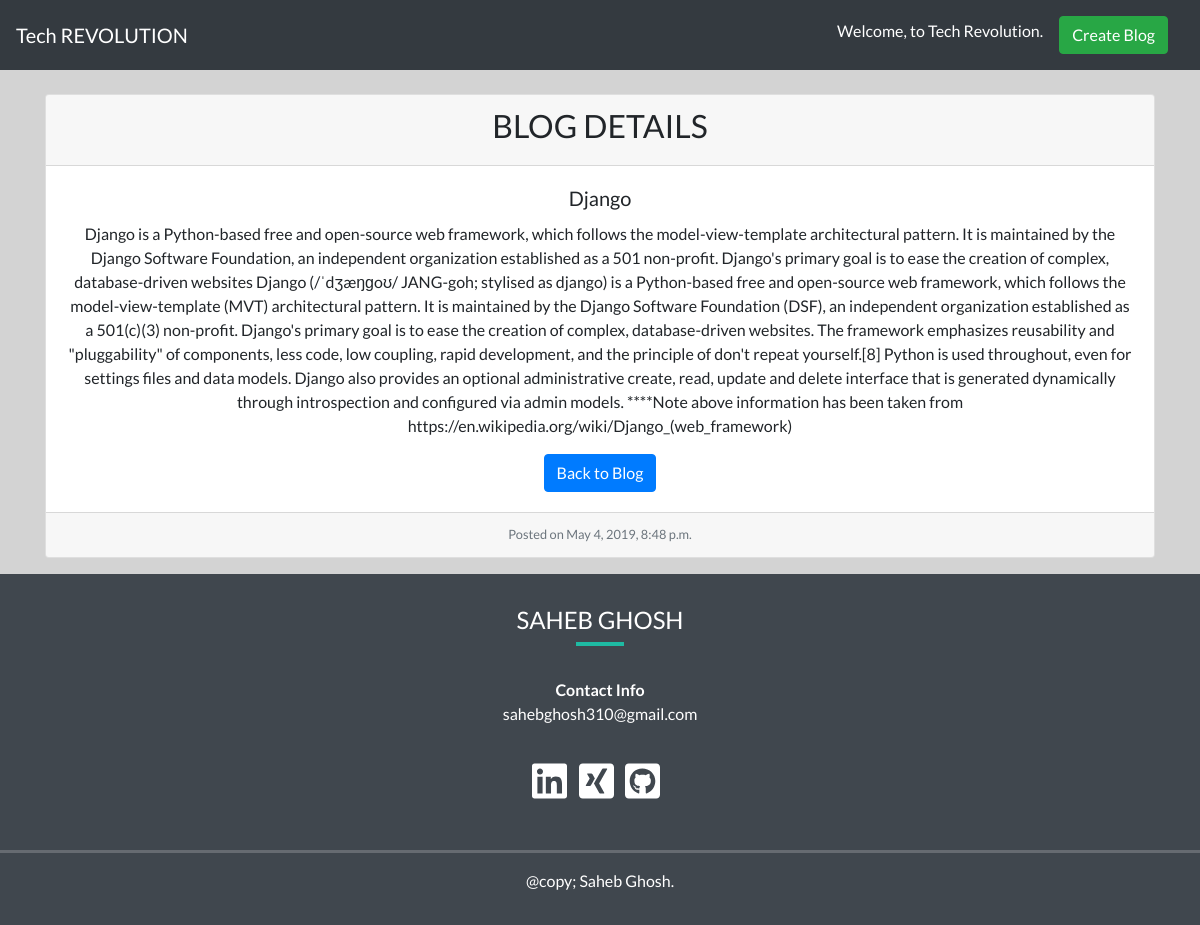
/blog/django/, run on the app's committed database.
### blog/models.py (models this page shows, shortened)
class Blogs(models.Model):
    title = models.CharField(max_length=150)
    slug = models.SlugField()
    description = models.TextField()
    date = models.DateTimeField(auto_now_add=True)
    image = models.ImageField(default='default.jpg', blank=True, upload_to='images')
    author = models.ForeignKey(User, default=None, on_delete=models.CASCADE)

### blog/views.py (the view)
# urls.py: path('<slug>/', views.blog_detail, name='detail'),
def blog_detail(request, slug):
    queryset = Blogs.objects.get(slug = slug)
    context = {
        'blog': queryset
    }
    return render(request, 'blog/blogdetail.html', context)

### blog/templates/blog/blogdetail.html
{% extends 'blog/base.html' %}
{% block content %}
<div class="container mt-4">
<div class="card text-center">
  <div class="card-header">
  <h2>BLOG DETAILS</h2>
  </div>
  <div class="card-body">
    <h5 class="card-title">{{ blog.title }}</h5>
    <p class="card-text">{{ blog.description }}</p>
    <a href="{% url 'blog:list' %}" class="btn btn-primary">Back to Blog</a>
  </div>
  <div class="card-footer">
<small class="text-muted">Posted on {{ blog.date }}</small>
</div>
</div>
</div>
{% endblock %}

### blog/static/main.css (style rules this page uses)
body { overflow-x: hidden; font-family: "Lato", sans-serif; background-color: lightgrey; }

### data on the page
Blogs: title "Django", description "Django is a Python-based free and open-source web framework, which follows the model-view-template architectural pattern. It is maintained by the Django Software Foundation, an independent organization established as a 501 non-profit. Django's primary goal is to ease the creation of complex, database-driven websites Django (/ˈdʒæŋɡoʊ/ JANG-goh; stylised as django) is a Python-based free and open-source web framework, which follows the model-view-template (MVT) architectural pattern. It is maintained by the Django Software Foundation (DSF), an independent organization established as a 501(c)(3) non-profit. Django's primary goal is to ease the creation of complex, database-driven websites.…", date "May 4, 2019, 8:48 p.m."
